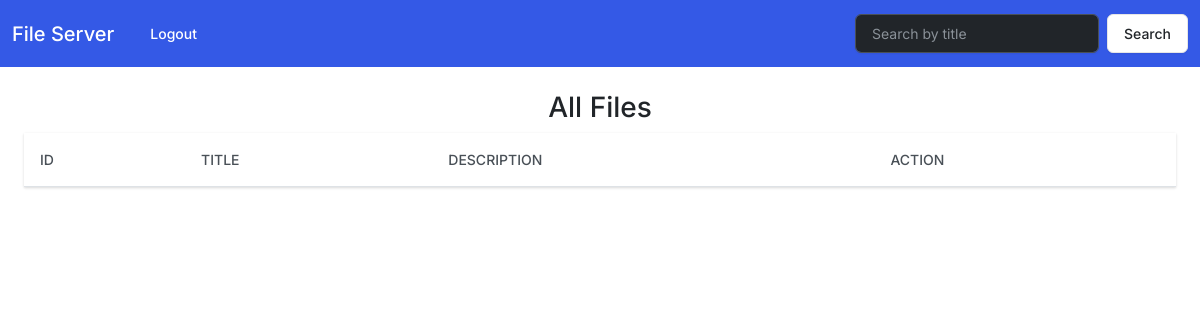
The app's page / (signed in), older data.
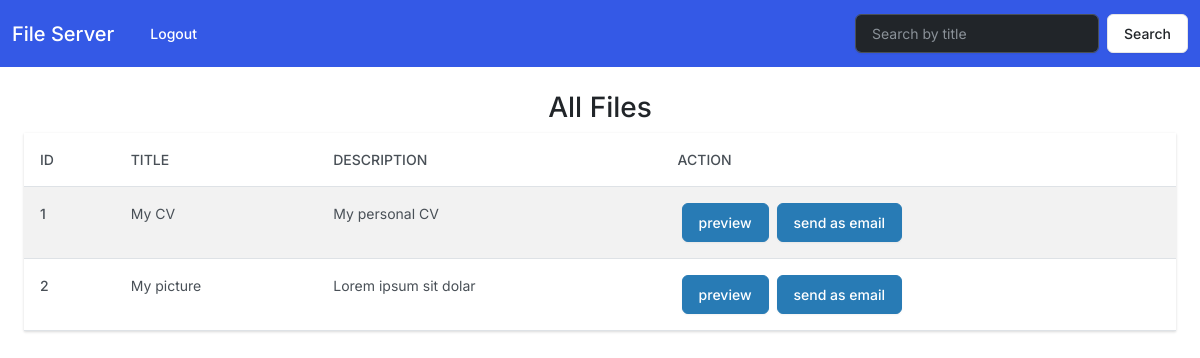
The same page, newer data.
### server/models.py (models this page shows)
class File(models.Model):
    title = models.CharField(max_length=250)
    description = models.TextField()
    file = models.FileField()
    previews = models.IntegerField(default=0)
    emails_sent = models.IntegerField(default=0)

### server/views.py (the view)
# urls.py: path("", views.index, name="index"),
@login_required
def index(request):
    if request.method == "POST":
        search = request.POST["search"]
        files = File.objects.filter(title__contains=search)
    else:
        files = File.objects.all()
    return render(request, "server/feed.html", {"files": files})

### server/templates/server/feed.html (shortened to what this page needs)
{% extends "base.html" %}
{% block content %}
<nav class="navbar navbar-expand-lg bg-primary" data-bs-theme="dark">
  <div class="container-fluid">
    <a class="navbar-brand" href="{% url 'server:index' %}">File Server</a>
    <div class="collapse navbar-collapse" id="navbarColor01">
      <ul class="navbar-nav me-auto">
        <li class="nav-item">
          <a class="nav-link active" href="{% url 'server:logout' %}">Logout</a>
        </li>
      </ul>
      <form class="d-flex" action="{% url 'server:index' %}" method="POST">
        <input class="form-control me-sm-2" type="text" placeholder="Search by title" name="search">
        <button class="btn btn-secondary my-2 my-sm-0" type="submit">Search</button>
      </form>
    </div>
  </div>
</nav>
<div class="text-center mt-4">
  <h3>All Files</h3>
</div>
<div class="mx-4">
  <table class="table table-hover table-striped">
    <thead>
      <tr>
        <th scope="col">ID</th>
        <th scope="col">Title</th>
        <th scope="col">Description</th>
        <th scope="col">Action</th>
      </tr>
    </thead>
    <tbody>
    {% for file in files %}
      <tr>
        <th scope="row">{{ file.id }}</th>
        <td>{{ file.title }}</td>
        <td>{{ file.description }}</td>
        <td>
          <div class="d-flex">
            <div class="mx-1"><a href="{% url 'server:preview' file.id %}" target="_blank" class="btn btn-info">preview</a></div>
            <div class="mx-1"><a href="{% url 'server:create_email' file.id %}" class="btn btn-info">send as email</a></div>
          </div>
        </td>
      </tr>
    {% endfor %}
    </tbody>
  </table>
</div>
{% endblock %}

Row changes from the older to the newer data that the page shows:
added File: id "1", title "My CV", description "My personal CV"
added File: id "2", title "My picture", description "Lorem ipsum sit dolar"
